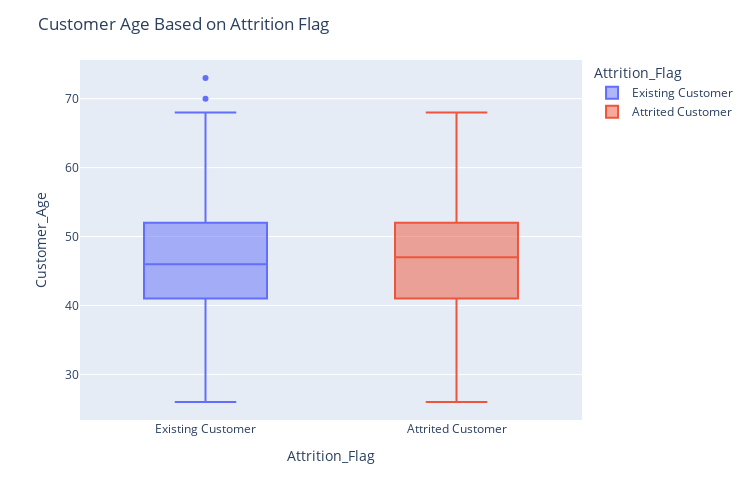

The notebook cell this image was saved under:
### Code cell
import plotly.express as px

fig = px.box(df, x="Attrition_Flag", y="Customer_Age", color="Attrition_Flag", boxmode="overlay")

fig['layout'].update(height=500, width=750, title='Customer Age Based on Attrition Flag')
fig.update_traces(quartilemethod="inclusive")
fig.show()

### Figure 1 — Plotly figure (JSON) as saved in the notebook; plotly's stock layout.template omitted (floating-point values rounded to 4 significant figures; data arrays with more than 128 entries replaced by an {"elided": "..."} marker saying what was removed)
{"data": [{"alignmentgroup": "True", "hovertemplate": "Attrition_Flag=%{x}<br>Customer_Age=%{y}<extra></extra>", "legendgroup": "Existing Customer", "marker": {"color": "#636efa"}, "name": "Existing Customer", "notched": false, "offsetgroup": "Existing Customer", "orientation": "v", "quartilemethod": "inclusive", "showlegend": true, "type": "box", "x": {"elided": "8500 str values"}, "x0": " ", "xaxis": "x", "y": {"elided": "8500 int values"}, "y0": " ", "yaxis": "y"}, {"alignmentgroup": "True", "hovertemplate": "Attrition_Flag=%{x}<br>Customer_Age=%{y}<extra></extra>", "legendgroup": "Attrited Customer", "marker": {"color": "#EF553B"}, "name": "Attrited Customer", "notched": false, "offsetgroup": "Attrited Customer", "orientation": "v", "quartilemethod": "inclusive", "showlegend": true, "type": "box", "x": {"elided": "1627 str values"}, "x0": " ", "xaxis": "x", "y": {"elided": "1627 int values"}, "y0": " ", "yaxis": "y"}], "layout": {"boxmode": "overlay", "height": 500, "legend": {"title": {"text": "Attrition_Flag"}, "tracegroupgap": 0}, "margin": {"t": 60}, "title": {"text": "Customer Age Based on Attrition Flag"}, "width": 750, "xaxis": {"anchor": "y", "categoryarray": ["Existing Customer", "Attrited Customer"], "categoryorder": "array", "domain": [0, 1], "title": {"text": "Attrition_Flag"}}, "yaxis": {"anchor": "x", "domain": [0, 1], "title": {"text": "Customer_Age"}}}}
